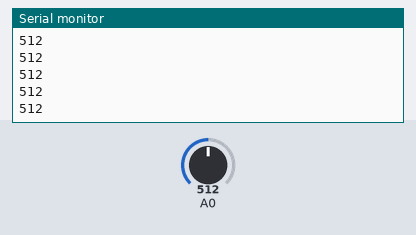
Bench run of a sketch on a simulated Arduino Uno, built with avr-gcc and run on an emulated ATmega328P. On the bench: the last lines printed to the serial monitor. The test bench sets the inputs (shaded band); at power-on: A0 = 512.

Above: at 1.2 s.
1.3 s: A0 set to 716
At 1.31 s:
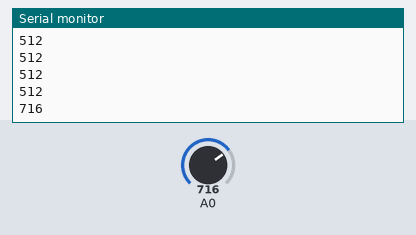
2.8 s: A0 set to 900
At 2.81 s:
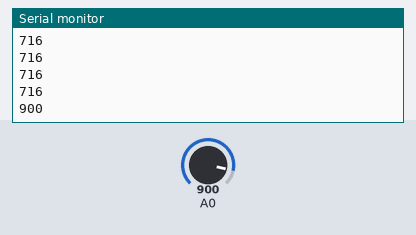
Timing chart, 0 to 5.8 s (numbered marks = the images above; inputs shaded):
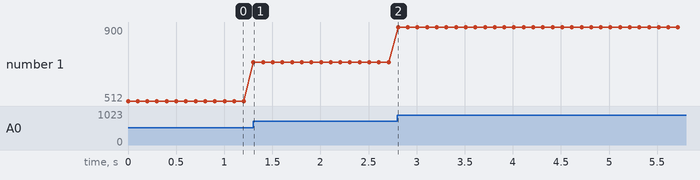

The sketch:

LightData.ino
```cpp
int ldrValue;

void setup() {
  // put your setup code here, to run once:
  Serial.begin(9600);
}

void loop() {
  // put your main code here, to run repeatedly:
  ldrValue = analogRead(A0);

 if(ldrValue <10){
  Serial.println(ldrValue);
 } else{
    Serial.println(ldrValue);
    // POST the data in ldrValue and current time to a server when light is detected
    // sleep for around 30 seconds

 }
  delay(100);

}
```

Measured:
- after the input at 1.3 s, the serial monitor: prints a new line at once (image 1)
- after the input at 2.8 s, the serial monitor: prints a new line at once (image 2)
- plotted number 1: 512 → 716 after the input at 1.3 s, 716 → 900 after the input at 2.8 s
